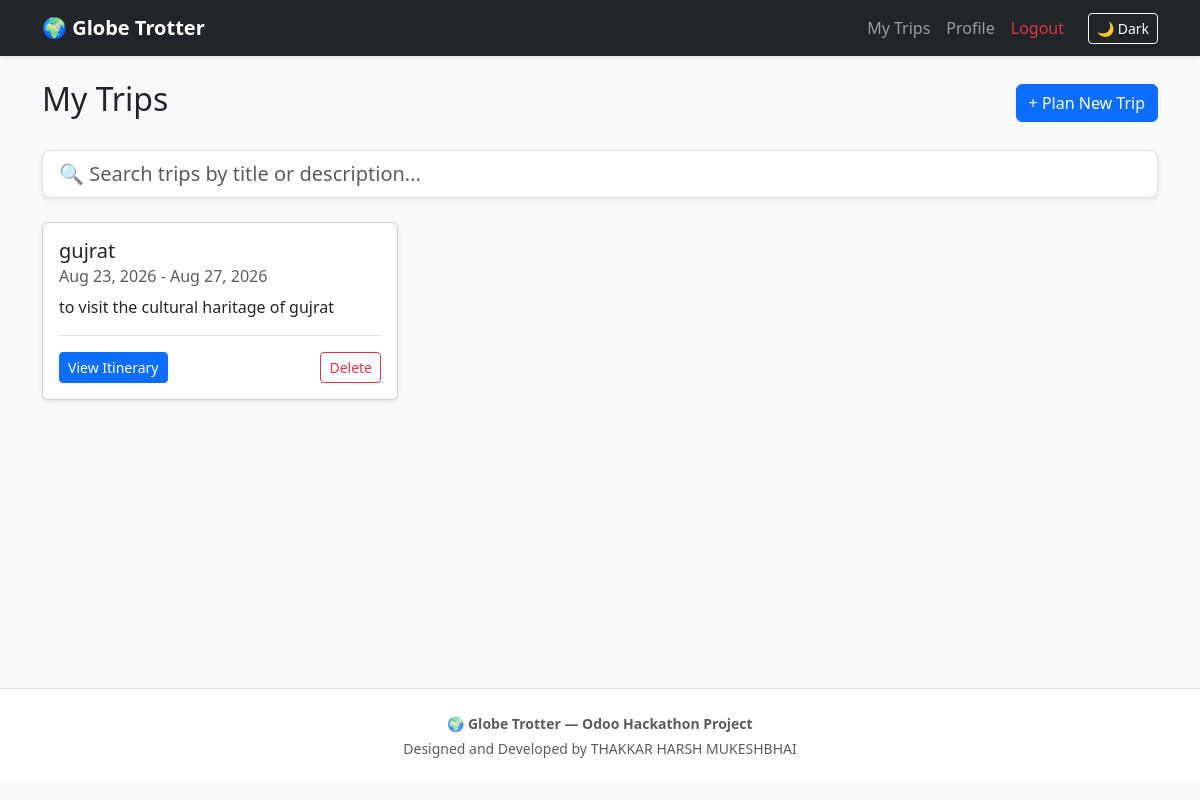
The page /dashboard (signed in) on the database its author committed.
### app/models.py (models this page shows)
class Trip(db.Model):
    id = db.Column(db.Integer, primary_key=True)
    user_id = db.Column(db.Integer, db.ForeignKey('user.id'), nullable=False) # Links the trip to the user
    title = db.Column(db.String(100), nullable=False)
    description = db.Column(db.Text, nullable=True)
    start_date = db.Column(db.Date, nullable=False)
    end_date = db.Column(db.Date, nullable=False)
    created_at = db.Column(db.DateTime, default=datetime.utcnow)
    stops = db.relationship('Stop', backref='trip', lazy=True, cascade="all, delete-orphan")

### app/routes.py (the view)
@auth.route('/dashboard')
@login_required
def dashboard():
    user_trips = Trip.query.filter_by(user_id=current_user.id).all()
    return render_template('dashboard.html', trips=user_trips)

### app/__init__.py (called while the page is built)
def create_app():
    app = Flask(__name__)
    app.config["SECRET_KEY"] = "123456"
    app.config["SQLALCHEMY_DATABASE_URI"] = "sqlite:///project.db"
    app.config["SQLALCHEMY_TRACK_MODIFICATIONS"] = False
    db.init_app(app)
    login_manager.init_app(app)
    login_manager.login_view = 'auth.login'
    login_manager.login_message_category = 'info'
    from app.routes import auth as auth_blueprint
    app.register_blueprint(auth_blueprint)
    from app.models import User
    @login_manager.user_loader
    def load_user(user_id):
        return User.query.get(int(user_id))
    return app

### app/templates/dashboard.html (shortened to what this page needs)
{% extends "base.html" %}
{% block content %}
<div class="d-flex justify-content-between align-items-center mb-4">
    <h2>My Trips</h2>
    <a href="{{ url_for('auth.create_trip') }}" class="btn btn-primary">+ Plan New Trip</a>
</div>
{% if trips %}
<div class="mb-4">
    <input type="text" id="tripSearchInput" class="form-control form-control-lg shadow-sm" placeholder="🔍 Search trips by title or description..." onkeyup="filterTrips()">
</div>
{% endif %}
<div class="row" id="tripsGrid">
    {% if trips %}
        {% for trip in trips %}
        <div class="col-md-4 mb-4 trip-card-wrapper">
            <div class="card shadow-sm h-100">
                <div class="card-body d-flex flex-column">
                    <h5 class="card-title trip-title">{{ trip.title }}</h5>
                    <h6 class="card-subtitle mb-2 text-muted">
                        {{ trip.start_date.strftime('%b %d, %Y') }} - {{ trip.end_date.strftime('%b %d, %Y') }}
                    </h6>
                    <p class="card-text text-truncate trip-desc">{{ trip.description }}</p>
                    <div class="mt-auto d-flex justify-content-between align-items-center pt-3 border-top">
                        <a href="{{ url_for('auth.trip_view', trip_id=trip.id) }}" class="btn btn-primary btn-sm">View Itinerary</a>
                        <form method="POST" action="{{ url_for('auth.delete_trip', trip_id=trip.id) }}" onsubmit="return confirm('Delete this trip completely?');">
                            <button type="submit" class="btn btn-outline-danger btn-sm">Delete</button>
                        </form>
                    </div>
                </div>
            </div>
        </div>
        {% endfor %}
    {% else %}
        <div class="col-12 text-center mt-5">
            <h4 class="text-muted">You haven't planned any trips yet!</h4>
            <p>Click the button above to get started.</p>
        </div>
    {% endif %}
</div>
{% endblock %}

### app/templates/base.html (style rules this page uses)
body { transition: background-color 0.3s ease, color 0.3s ease; }

### rows shown on the page
Trip: title "gujrat", start_date "Aug 23, 2026", end_date "Aug 27, 2026", description "to visit the cultural haritage of gujrat"
